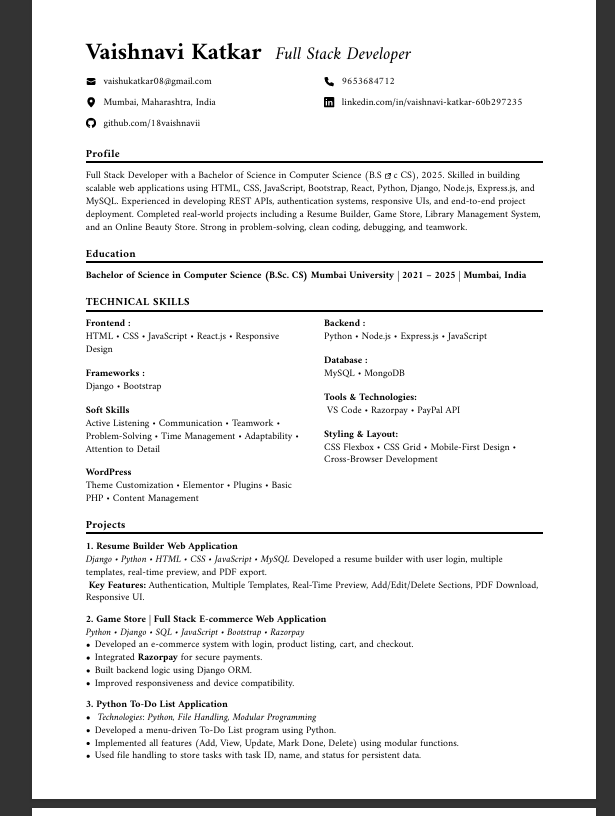
#> input picture input-images/sample.jpg, 615 x 816 px
$ python app.py
#> lines starting #> are read from the running program, lines starting #| are printed output that depends on the picture; after the words box and inside, x2 and y2 are one past the last pixel; in counts of white or black regions, pixels touching at a corner belong together
### src/scanner.py
import cv2
import numpy as np


def resize_image(image, height=800):
    ratio = height / image.shape[0]
    width = int(image.shape[1] * ratio)

    resized_image = cv2.resize(image, (width, height))

    return resized_image, ratio


def find_document_contour(edge_image):
    contours, _ = cv2.findContours(
        edge_image,
        cv2.RETR_EXTERNAL,
        cv2.CHAIN_APPROX_SIMPLE
    )

    contours = sorted(contours, key=cv2.contourArea, reverse=True)

    for contour in contours:
        perimeter = cv2.arcLength(contour, True)
        corners = cv2.approxPolyDP(contour, 0.02 * perimeter, True)

        if len(corners) == 4:
            return corners

    return None


def order_points(points):
    points = points.reshape(4, 2)

    ordered_points = np.zeros((4, 2), dtype="float32")

    total = points.sum(axis=1)
    difference = np.diff(points, axis=1)

    ordered_points[0] = points[np.argmin(total)]
    ordered_points[1] = points[np.argmin(difference)]
    ordered_points[2] = points[np.argmax(total)]
    ordered_points[3] = points[np.argmax(difference)]

    return ordered_points


def transform_perspective(image, points):
    ordered_points = order_points(points)

    top_left, top_right, bottom_right, bottom_left = ordered_points

    width_bottom = np.linalg.norm(bottom_right - bottom_left)
    width_top = np.linalg.norm(top_right - top_left)
    final_width = int(max(width_bottom, width_top))

    height_right = np.linalg.norm(top_right - bottom_right)
    height_left = np.linalg.norm(top_left - bottom_left)
    final_height = int(max(height_right, height_left))

    destination_points = np.array(
        [
            [0, 0],
            [final_width - 1, 0],
            [final_width - 1, final_height - 1],
            [0, final_height - 1],
        ],
        dtype="float32"
    )

    matrix = cv2.getPerspectiveTransform(ordered_points, destination_points)
    scanned_image = cv2.warpPerspective(image, matrix, (final_width, final_height))

    return scanned_image


def enhance_scan(image):
    gray_image = cv2.cvtColor(image, cv2.COLOR_BGR2GRAY)

    enhanced_image = cv2.adaptiveThreshold(
        gray_image,
        255,
        cv2.ADAPTIVE_THRESH_GAUSSIAN_C,
        cv2.THRESH_BINARY,
        11,
        2
    )

    return enhanced_image


def scan_document(input_path, output_path):
    original_image = cv2.imread(input_path)

    if original_image is None:
        raise ValueError("Image not found. Please check the input path.")

    resized_image, ratio = resize_image(original_image)

    gray_image = cv2.cvtColor(resized_image, cv2.COLOR_BGR2GRAY)
    blurred_image = cv2.GaussianBlur(gray_image, (5, 5), 0)
    edge_image = cv2.Canny(blurred_image, 75, 200)

    document_contour = find_document_contour(edge_image)

    if document_contour is None:
        raise ValueError("Could not detect document edges.")

    document_contour = document_contour.reshape(4, 2) / ratio

    scanned_image = transform_perspective(original_image, document_contour)
    enhanced_image = enhance_scan(scanned_image)

    cv2.imwrite(output_path, enhanced_image)

    return output_path

### src/pdf.py
import img2pdf


def convert_image_to_pdf(image_path, pdf_path):
    with open(pdf_path, "wb") as pdf_file:
        pdf_file.write(img2pdf.convert(image_path))

    return pdf_path

### app.py
from src.scanner import scan_document
from src.pdf import convert_image_to_pdf


def main():
    input_path = "input-images/sample.jpg"
    scanned_image_path = "output-scans/scanned-output.jpg"
    pdf_path = "output-scans/scanned-document.pdf"

    try:
        scan_document(input_path, scanned_image_path)
#> in scan_document, original_image is the input picture: shape (816, 615, 3); min 0, max 255, mean 225.6
#> in scan_document, `resized_image, ratio = resize_image(original_image)`: ratio = 0.98
#> in scan_document, `blurred_image = cv2.GaussianBlur(gray_image, (5, 5), 0)`:
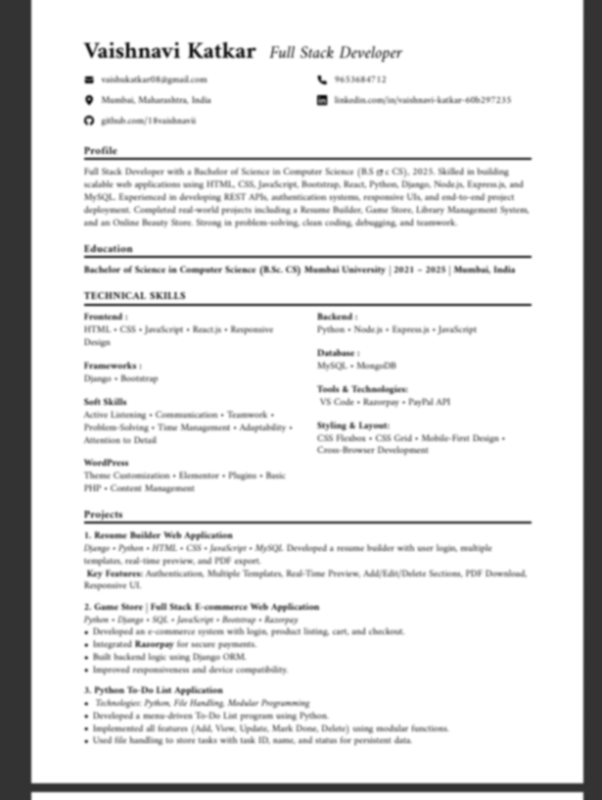
#> blurred_image: shape (800, 602); min 12, max 255, mean 225.6
#> in scan_document, `edge_image = cv2.Canny(blurred_image, 75, 200)`:
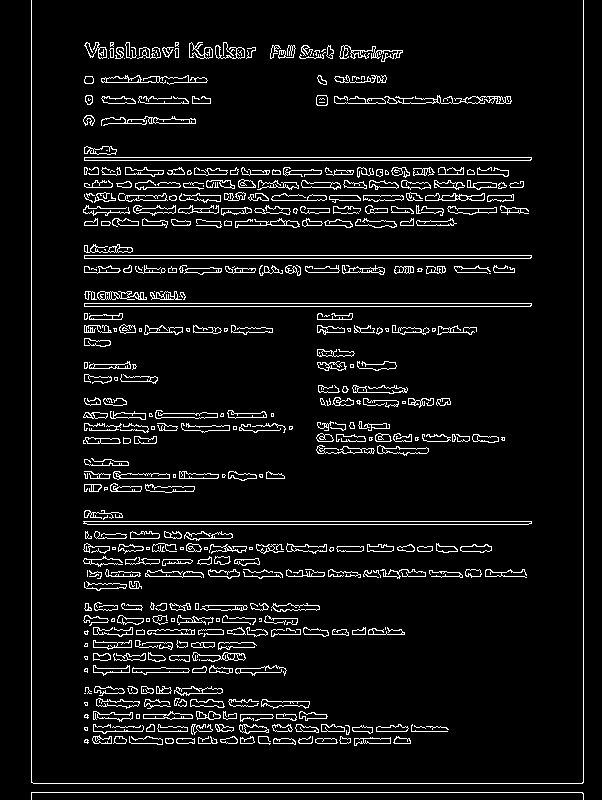
#> edge_image: shape (800, 602); 6.6% white in thin lines or dots
#> in find_document_contour, `contours, _ = cv2.findContours( edge_image, cv2.RETR_EXTERNAL, cv2.CHA..`: contours = 428 contours, 210 with area under 20; largest, box (x1, y1, x2, y2) and area: (84, 303, 532, 307) 1340, (84, 255, 532, 259) 1340, (84, 157, 532, 161) 1340, (83, 521, 532, 525) 1337, (425, 193, 485, 201) 276
#> the loop in find_document_contour, `for contour in contours:` made 13 passes
#> (perimeter, corners) on passes 1, 2, 3, 4, 6, 7, 13: (899.4, [[84, 303], [531, 305]]), (899.4, [[84, 255], [531, 257]]), (899.4, [[84, 157], [531, 159]]), (901.7, [[83, 521], [531, 523]]), (548.8, [[384, 97], [511, 101]]), (390.6, [[101, 78], [207, 80]]), (124.7, [[132, 668], [132, 672], [144, 674], [189, 670]])
#> perimeter on passes 5, 8, 9, 10, 11, 12: 152.7, 127.5, 144.2, 115.5, 181.8, 126.9
#> in scan_document, `document_contour = find_document_contour(edge_image)`: document_contour = [[132, 668], [132, 672], [144, 674], [189, 670]]
#> in scan_document, `document_contour = document_contour.reshape(4, 2) / ratio`: document_contour = [[134.6, 681.4], [134.6, 685.4], [146.9, 687.5], [192.8, 683.4]]
#> in order_points, `points = points.reshape(4, 2)`: points has the same summary as document_contour in scan_document
#> in order_points, `total = points.sum(axis=1)`: total = [816, 820.1, 834.4, 876.2]
#> in order_points, `difference = np.diff(points, axis=1)`: difference = [546.7, 550.8, 540.6, 490.6]
#> in transform_perspective, `ordered_points = order_points(points)`: ordered_points = [[134.6, 681.4], [192.8, 683.4], [192.8, 683.4], [134.6, 685.4]]
#> in transform_perspective, `top_left, top_right, bottom_right, bottom_left = ordered_points`: top_left = [134.6, 681.4]; top_right = [192.8, 683.4]; bottom_left = [134.6, 685.4]
#> in transform_perspective, `width_bottom = np.linalg.norm(bottom_right - bottom_left)`: width_bottom = 58.18
#> in transform_perspective, `final_width = int(max(width_bottom, width_top))`: final_width = 58
#> in transform_perspective, `height_right = np.linalg.norm(top_right - bottom_right)`: height_right = 0
#> in transform_perspective, `height_left = np.linalg.norm(top_left - bottom_left)`: height_left = 4.08
#> in transform_perspective, `final_height = int(max(height_right, height_left))`: final_height = 4
#> in transform_perspective, `destination_points = np.array( [ [0, 0], [final_width - 1, 0], [final_..`: destination_points = [[0, 0], [57, 0], [57, 3], [0, 3]]
#> in transform_perspective, `matrix = cv2.getPerspectiveTransform(ordered_points, destination_points)`: matrix = [[-3.35e-10, 3e-15, 4.51e-08], [-5.19e-05, 0.00148, -1], [-3.46e-05, -5.52e-07, 0.00705]]
        convert_image_to_pdf(scanned_image_path, pdf_path)

        print("Document scanned successfully!")
        print("Image saved at:", scanned_image_path)
        print("PDF saved at:", pdf_path)

    except Exception as error:
        print("Something went wrong.")
        print("Error:", error)


if __name__ == "__main__":
    main()
